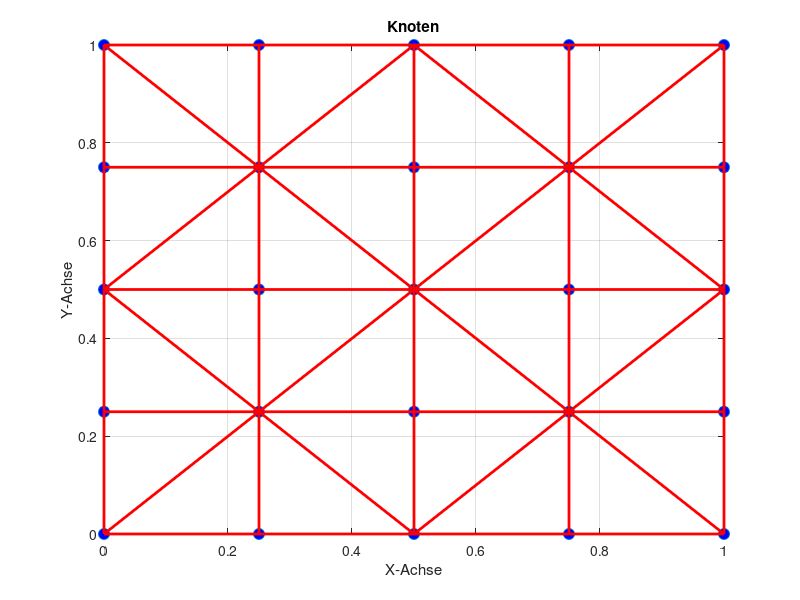

Source code (MATLAB):

knoten = [0,0;0,0.250000000000000;0,0.500000000000000;0,0.750000000000000;0,1;0.250000000000000,0;0.250000000000000,0.250000000000000;0.250000000000000,0.500000000000000;0.250000000000000,0.750000000000000;0.250000000000000,1;0.500000000000000,0;0.500000000000000,0.250000000000000;0.500000000000000,0.500000000000000;0.500000000000000,0.750000000000000;0.500000000000000,1;0.750000000000000,0;0.750000000000000,0.250000000000000;0.750000000000000,0.500000000000000;0.750000000000000,0.750000000000000;0.750000000000000,1;1,0;1,0.250000000000000;1,0.500000000000000;1,0.750000000000000;1,1];

staebe = [1,2;1,6;1,7;2,3;2,7;3,4;3,7;3,8;3,9;4,5;4,9;5,9;5,10;6,7;6,11;7,8;7,11;7,12;7,13;8,9;8,13;9,10;9,13;9,14;9,15;10,15;11,12;11,16;11,17;12,13;12,17;13,14;13,17;13,18;13,19;14,15;14,19;15,19;15,20;16,17;16,21;17,18;17,21;17,22;17,23;18,19;18,23;19,20;19,23;19,24;19,25;20,25;21,22;22,23;23,24;24,25];

% % Plotten der aktualisierten Stäbe
% figure;
% plot3(knoten(:, 1), knoten(:, 2), knoten(:, 3), 'o', 'MarkerSize', 8, 'MarkerFaceColor', 'b');
% grid on;
% xlabel('X-Achse');
% ylabel('Y-Achse');
% zlabel('Z-Achse');
% title('Knoten');
% hold on;
% for i = 1:size(staebe, 1)
%     k1 = staebe(i, 1);
%     k2 = staebe(i, 2);
%     x = [knoten(k1, 1), knoten(k2, 1)];
%     y = [knoten(k1, 2), knoten(k2, 2)];
%     z = [knoten(k1, 3), knoten(k2, 3)];
%     plot3(x, y, z, 'r', 'LineWidth', 2);
% end
% hold off;

% Plotten der aktualisierten Stäbe
figure;
plot(knoten(:, 1), knoten(:, 2), 'o', 'MarkerSize', 8, 'MarkerFaceColor', 'b');
grid on;
xlabel('X-Achse');
ylabel('Y-Achse');
title('Knoten');
hold on;
for i = 1:size(staebe, 1)
    k1 = staebe(i, 1);
    k2 = staebe(i, 2);
    x = [knoten(k1, 1), knoten(k2, 1)];
    y = [knoten(k1, 2), knoten(k2, 2)];
    plot(x, y, 'r', 'LineWidth', 2);
end
hold off;